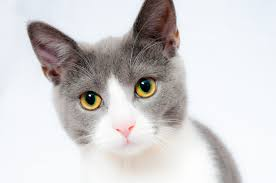
#> input picture project3/input.jpg, 276 x 183 px
$ python lbp.py
#> lines starting #> are read from the running program, lines starting #| are printed output that depends on the picture
import numpy as np
import cv2

file_name = input("Enter the images file names : ")
#> the answer given: input.jpg
img = cv2.imread(file_name, 0)
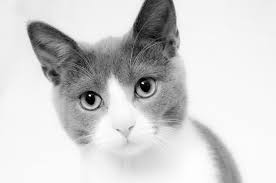
#> img: shape (183, 276); min 0, max 255, mean 209
rows, cols = img.shape
#> rows = 183; cols = 276
lbp_img = np.zeros(((rows)//2, (cols)//2), np.uint8)

def neighborpixels(img, x, y):
    collect_neighbor =[]
    collect_neighbor.append(img[x - 1, y - 1])
    collect_neighbor.append(img[x, y - 1])
    collect_neighbor.append(img[x + 1, y - 1])
    collect_neighbor.append(img[x + 1, y])
    collect_neighbor.append(img[x + 1, y + 1])
    collect_neighbor.append(img[x, y + 1])
    collect_neighbor.append(img[x - 1, y + 1])
    collect_neighbor.append(img[x - 1, y])
    return collect_neighbor

def thresholded(center, neighbor_p):
    cal_threshold = []
    for i in neighbor_p:
        if(i >= center):
            cal_threshold.append(1)
        else:
            cal_threshold.append(0)
    return cal_threshold

for x in range(1, rows-1, 3):
    for y in range(1, cols-1, 3):
        center = img[x, y]
        neighbor_p = neighborpixels(img, x, y)

        values = thresholded(center, neighbor_p)
        weights = [1, 2, 4, 6, 16, 32, 64, 128]

        res = 0
        for a in range(0, len(values)):
            res += weights[a] * values[a]
        lbp_img.itemset((x//2, y//2), res)
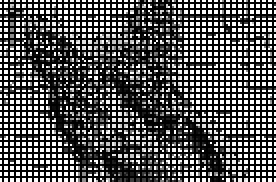
#> lbp_img: shape (91, 138) (shown 2 times larger); min 0, max 253, mean 83.4

cv2.imshow('images', img)
cv2.imshow('LBP imgages', lbp_img)

cv2.waitKey(0)
cv2.destroyAllWindows()
